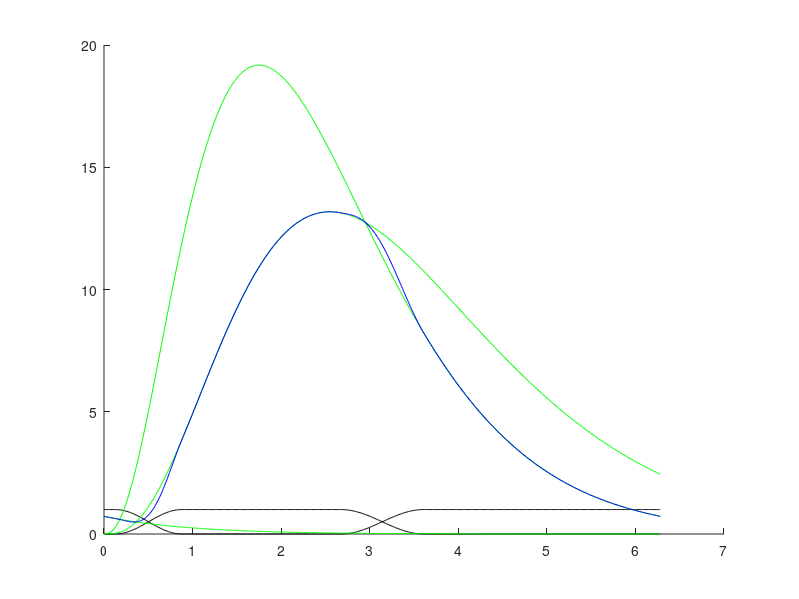
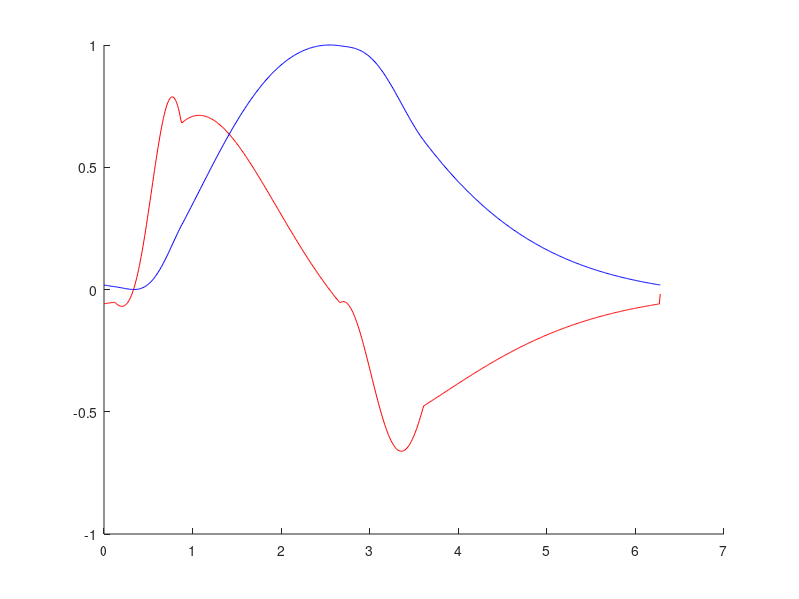
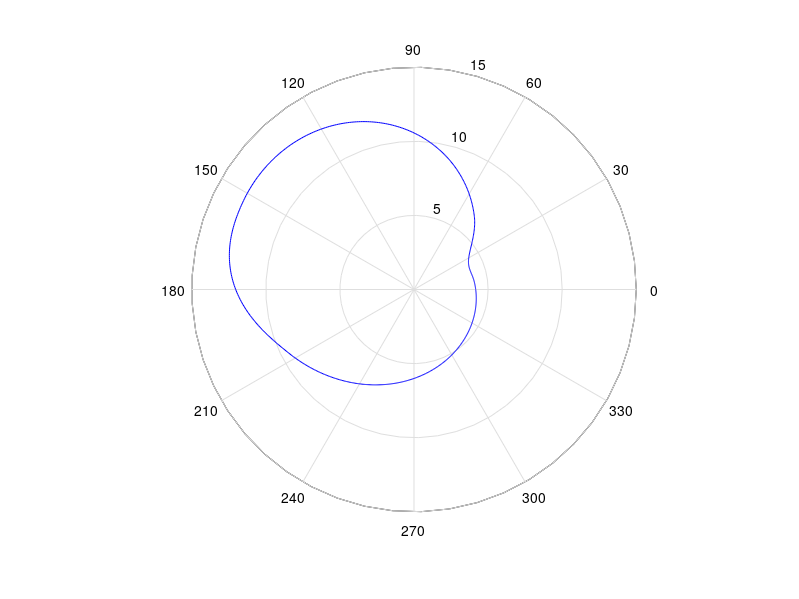
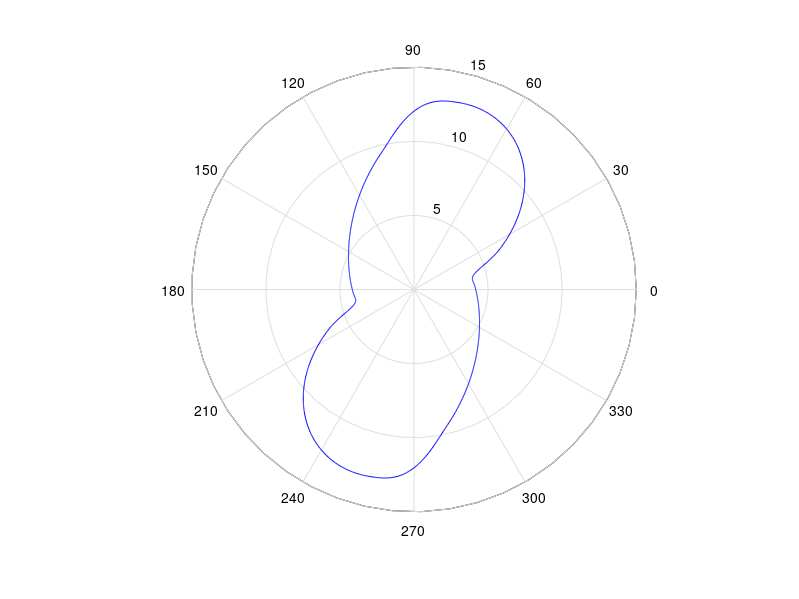

These figures' MATLAB source, in order:
% The OxyGEN proyect by Profoty.xyz
% Together against the Covid-19
% V4.0 rev.17/03/2020
% 
% Website/blog: oxygen.protofy.xyz
% Contact: oxygen@protofy.xyz


%GEOMETRICAL PARAMETERS

l0 = 30;
h0 = 6.5;

h1 = 10;
h2 = 19;

lm = 30;
hm = 23;

lb = l0 - 8.5;

%Minimum radius of the camshaft
v = hm - h2;

%Y coordinate variation between min and max positions of the camshaft
dv = h2 - h1;


%BREATHING CYCLE PARAMETERS

%Duration of the inhale cycle / duration of the whole cycle
lambda1 = 0.50;
lambda2 = 0.08;

%Soft transition between inhale and exhale cycles
dpsi21 = 0.12;
dpsi12 = 0.15;

%Adjust parameters of the inhale curve
ga1 = 4;
gb1 = .85;
ff1 = 50;

%Adjust parametes of the exhale curve
ga2 = 3.5;
gb2 = .70;
ff2 = 55;


%GENERATION OF THE CURVES AND THE CAMSHAFT

%Time increment
dt = 0.01;

%time coordinate during the whole cycle
theta = 0:dt:2*pi;

%Generation of the soft transition between inhale and exhale curves
psi1 = [];
psi2 = [];

for i = 1:numel(theta);
    
    if theta(i) < (lambda2-dpsi21/2)*2*pi;
        psi1(i) = 0;
        
    elseif theta(i) < (lambda2+dpsi21/2)*2*pi;
        psi1(i) = 0.5 + 0.5*cos((theta(i)-(lambda2+dpsi21/2)*2*pi)/(2*dpsi21));
        
    elseif theta(i) < (lambda1-dpsi12/2)*2*pi;
        psi1(i) = 1;
        
    elseif theta(i) < (lambda1+dpsi12/2)*2*pi;
        psi1(i) = 0.5 - 0.5*cos((theta(i)-(lambda1+dpsi12/2)*2*pi)/(2*dpsi12));
                
    else
        psi1(i) = 0;
        
    end;
    
    psi2(i) = 1 - psi1(i);
    
end;    


%Generation of the complete breathing cycle rho(theta)

rho = [];
rho1 = [];
rho2 = [];
rho2next = [];

rhomin = 1000;
rhomax = 0;

for i = 1:numel(theta);
    
    %Inhale curve
    rho1(i) = ff1*gampdf(theta(i), ga1, gb1);
    
    %Exhale curve
    rho2(i) = ff2*gampdf(theta(i), ga2, gb2);
    rho2next(i) = ff2*gampdf(theta(i)+2*pi, ga2, gb2);
    
    if theta(i) < lambda1*pi    
        rho(i) = psi1(i)*rho1(i) + psi2(i)*rho2next(i);
    
    else
        rho(i) = psi1(i)*rho1(i) + psi2(i)*rho2(i);
    
    end;
    
    %Capturing min and max in order to generate the normalized curve
    if rho(i) > rhomax
        rhomax = rho(i);
    end;
    
    if rho(i) < rhomin
        rhomin = rho(i);
    end;

end;


%Generation of a normalised curve and camshaft

rhonorm = [];
rhocam = [];

for i = 1:numel(theta);
    
    rhonorm(i) = (rho(i)-rhomin)/(rhomax-rhomin);
    
    rhocam(i) = v + rhonorm(i)*dv;
    
end;


%Generation of the first derivate of the camshaft geometry to analize and
%validate the design

drho = [];
drhonorm = [];
drhocam = [];

a = v;
b = 1/dt;

for i = 1 : numel(rho)-1;
    
    drho(i) = b*(rho(i+1)-rho(i));
    drhonorm(i) = b*(rhonorm(i+1)-rhonorm(i));
    drhocam(i) = b*(rhocam(i+1)-rhocam(i)) + a;
    
end;

drho(numel(rho)) = b*(rho(1)-rho(numel(rho)));
drhonorm(numel(rhonorm)) = b*(rhonorm(1)-rhonorm(numel(rhonorm)));
drhocam(numel(rhocam)) = b*(rhocam(1)-rhocam(numel(rhocam))) + a;


%X and Y coordinates during two cycles (for 2-cycle camshaft plot)

theta2 = [theta/2, (2*pi+theta)/2];

rhocam2 = [rhocam, rhocam];
drhocam2 = [drho, drho];


%X and Y coordinates during three cycles (for 3-cycle camshaft plot)

theta3 = [theta/3, (2*pi+theta)/3, (4*pi+theta)/3];

rhocam3 = [rhocam, rhocam, rhocam];
drhocam3 = [drho, drho, drho];



%GENERATION OF THE PLOTS

%Trying to print it out in real size (FAIL)
%set(gcf,'PaperUnits','centimeters'); 
%set(gcf,'PaperSize',[42 29.7]);

%Plot of the breathing cycle interpolation by curves

fcycle = figure('Name', 'Breath Cycle curves', 'Units', 'centimeters', 'NumberTitle', 'off');

hold on
plot(theta, psi1, '-k')
plot(theta, psi2, '-k')
plot(theta, rho1, '-g')
plot(theta, rho2, '-g')
plot(theta, rho2next, '-g')
%plot(theta, drho, '-r')
plot(theta, rho, '-b')
hold off

set(gcf,'PaperUnits','centimeters', 'PaperSize', [42/2 27.9/2]);
set(gcf, 'units', 'centimeters', 'position', [0, 0, 27.9, 27.9]);
fcam3 = gcf;


%Plot of the normalized breathing cycle and first derivate

fnorm = figure('Name', 'Normalized Breath Cycle', 'Units', 'centimeters', 'NumberTitle', 'off');

hold on
plot(theta, drhonorm, '-r')
plot(theta, rhonorm, '-b')
hold off

set(gcf,'PaperUnits','centimeters', 'PaperSize', [42/2 27.9/2]);
set(gcf, 'units', 'centimeters', 'position', [0, 0, 27.9, 27.9]);
fcam3 = gcf;


%Plot of a 1-cycle camshaft

fcam1 = figure('Name', '1-Cycle Camshaft', 'Units', 'centimeters', 'NumberTitle', 'off');

%hold on
%polar(theta, drhocam, '-r')
polar(theta, rhocam, '-b')
%hold off

set(gcf,'PaperUnits','centimeters', 'PaperSize', [42 27.9]);
set(gcf, 'units', 'centimeters', 'position', [0, 0, 27.9, 27.9]);
fcam3 = gcf;


%Plot of a 2-cycle camshaft

fcam2 = figure('Name', '2-Cycle', 'Units', 'centimeters', 'NumberTitle', 'off');

%hold on;
%polar(theta, drhocam2, '-r')
polar(theta2, rhocam2, '-b')
%hold off;

set(gcf,'PaperUnits','centimeters', 'PaperSize', [42 27.9]);
set(gcf, 'units', 'centimeters', 'position', [0, 0, 27.9, 27.9]);
fcam3 = gcf;


%Plot of a 3-cycle camshaft

fcam3 = figure('Name', '3-Cycle', 'Units', 'centimeters', 'NumberTitle', 'off');

%hold on;
%polar(theta,drhocam3)
polar(theta3, rhocam3)
%hold off;

set(gcf,'PaperUnits','centimeters', 'PaperSize', [42 27.9]);
set(gcf, 'units', 'centimeters', 'position', [0, 0, 27.9, 27.9]);
fcam3 = gcf;

% The OxyGEN proyect by Profoty.xyz
% Together against the Covid-19
% V4.0 rev.17/03/2020
% 
% Website/blog: oxygen.protofy.xyz
% Contact: oxygen@protofy.xyz